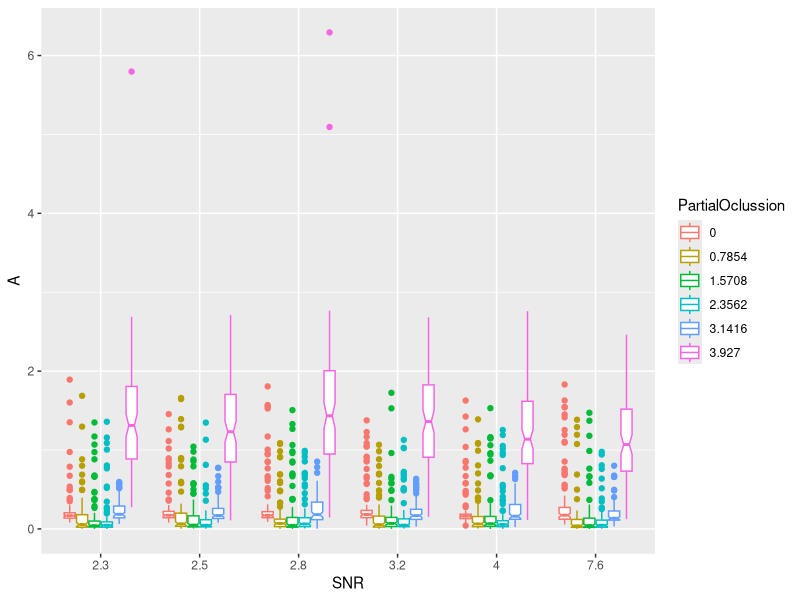

Reproduce this figure in R. (Note: this script raises an error after producing the figure.)
# Load packages
library(dplyr)
library(ggplot2)
library(reshape2)
library(gridExtra)
library(cowplot)

# Load directory
setwd('/home/yasel/Dropbox/VadimLisosomas/Generation_image_Micrsocopy/R Processing')

# Load data
my_data<-read.csv('Data.csv')
# Writte columns names in the data
colnames(my_data)<-c('Noise','SNR','PartialOclussion','A','B','CX','CY','Theta')
# Convert some variables to factor
my_data$Noise<-as.factor(my_data$Noise)
my_data$SNR<-as.factor(my_data$SNR)
my_data$PartialOclussion<-as.factor(my_data$PartialOclussion)

# Convert to microns the parameters of the ellipse.
my_data[,4:7]<-my_data[,4:7]/10

# Boxplot for all variables
# A
my_table<-table(my_data$A<=0.5)

p1<-ggplot(my_data,aes(x=SNR,y=A,color=PartialOclussion))+geom_boxplot(notch=TRUE)
p1+geom_hline(yintercept=0.5)+scale_y_continuous(breaks = seq(0, 7, by = 0.5))+
        scale_colour_discrete(breaks = levels(NoiseAngle$PartialOclussion), 
                              labels = c(expression(0),
                                         expression(pi/4),
                                         expression(pi/2),
                                         expression(3*pi/4),
                                         expression(pi),
                                         expression(5*pi/4)),name = "Partial Occlusion")+
        theme(legend.text.align = 0)

# B
p1<-ggplot(my_data,aes(x=SNR,y=B,color=PartialOclussion))
p1+geom_boxplot(notch=TRUE)
# CX
p1<-ggplot(my_data,aes(x=SNR,y=CX,color=PartialOclussion))
p1+geom_boxplot(notch=TRUE)
# CY
p1<-ggplot(my_data,aes(x=SNR,y=CY,color=PartialOclussion))
p1+geom_boxplot(notch=TRUE)
# Theta
p1<-ggplot(my_data,aes(x=SNR,y=Theta,color=PartialOclussion))+geom_boxplot(notch=FALSE)

# compute lower and upper whiskers
ylim1 = boxplot.stats(my_data$Theta)$stats[c(1, 5)]
p1 + coord_cartesian(ylim = ylim1*1.05)

# Plot the angle error in dependence of the noise
NoiseAngle <- summarise(group_by(my_data,SNR,PartialOclussion), 
                        meanA=mean(A),meanB=mean(B),meanCX=mean(CX),meanCY=mean(CY),
                        meanTheta=mean(Theta),sd_A=sd(A),sd_B=sd(B),sd_CX=sd(CX),
                        sd_CY=sd(CY),sd_Theta=sd(Theta))

pTheta<-ggplot(data = NoiseAngle,aes(x=SNR,y=meanTheta,group=PartialOclussion,color=PartialOclussion))+
geom_point(alpha=0.5,size=3)+geom_line()+ylim(0,12)+
        ylab(expression(paste(E[paste('abs, ',theta)],(paste('degrees',degree)))))+
        scale_colour_discrete(breaks = levels(NoiseAngle$PartialOclussion), 
                              labels = c(expression(0),
                                         expression(pi/4),
                                         expression(pi/2),
                                         expression(3*pi/4),
                                         expression(pi),
                                         expression(5*pi/4)),name = "Partial Occlusion")+
        theme(legend.text.align = 0)

pA<-ggplot(data = NoiseAngle,aes(x=SNR,y=meanA,group=PartialOclussion,color=PartialOclussion))+
geom_point(alpha=0.5,size=3)+geom_line()+theme(legend.position="none")+ylim(0,2.5)+
        ylab(expression(paste(E[paste('abs, ',A)],(paste(mu,m)))))

pB<-ggplot(data = NoiseAngle,aes(x=SNR,y=meanB,group=PartialOclussion,color=PartialOclussion))+
geom_point(alpha=1,size=3)+geom_line()+theme(legend.position="none")+ylim(0,2.5)+
        ylab(expression(paste(E[paste('abs, ',B)],(paste(mu,m)))))

pCX<-ggplot(data = NoiseAngle,aes(x=SNR,y=meanCX,group=PartialOclussion,color=PartialOclussion))+
geom_point(alpha=0.5,size=3)+geom_line()+theme(legend.position="none")+ylim(0,2.5)+
        ylab(expression(paste(E[paste('abs, ',CX)],(paste(mu,m)))))

pCY<-ggplot(data = NoiseAngle,aes(x=SNR,y=meanCY,group=PartialOclussion,color=PartialOclussion))+
geom_point(alpha=0.5,size=3)+geom_line()+theme(legend.position="none")+ylim(0,2.5)+
        ylab(expression(paste(E[paste('abs, ',CY)],(paste(mu,m)))))

lay=rbind(c(1,2),
          c(3,4),
          c(5,5))

plott<-grid.arrange(pA,pB,pCX,pCY,pTheta, layout_matrix = lay)
ggsave("Supplementary1.pdf",plott,scale = 1,width = 6,height=6.5,units = "in")
